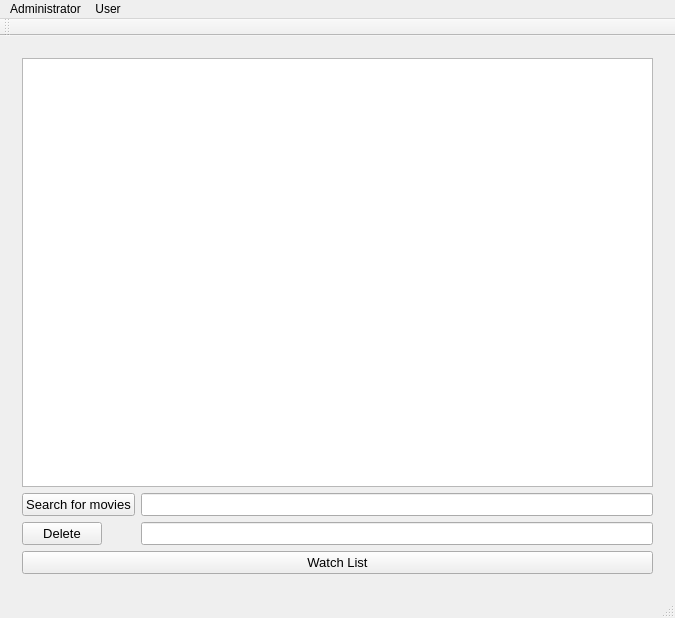
<?xml version="1.0" encoding="UTF-8"?>
<ui version="4.0">
 <class>a8Class</class>
 <widget class="QMainWindow" name="a8Class">
  <property name="geometry">
   <rect>
    <x>0</x>
    <y>0</y>
    <width>675</width>
    <height>618</height>
   </rect>
  </property>
  <property name="windowTitle">
   <string>a8</string>
  </property>
  <widget class="QWidget" name="centralWidget">
   <layout class="QHBoxLayout" name="horizontalLayout_3">
    <item>
     <widget class="QStackedWidget" name="stackedWidget">
      <property name="currentIndex">
       <number>1</number>
      </property>
      <widget class="QWidget" name="adminPage">
       <layout class="QVBoxLayout" name="verticalLayout_2">
        <item>
         <widget class="QListWidget" name="moviesListWidget">
          <property name="font">
           <font>
            <pointsize>11</pointsize>
           </font>
          </property>
         </widget>
        </item>
        <item>
         <layout class="QFormLayout" name="formLayout">
          <item row="0" column="0">
           <widget class="QLabel" name="label_1">
            <property name="font">
             <font>
              <pointsize>10</pointsize>
             </font>
            </property>
            <property name="text">
             <string>Title</string>
            </property>
           </widget>
          </item>
          <item row="0" column="1">
           <widget class="QLineEdit" name="titleLineEdit">
            <property name="font">
             <font>
              <pointsize>10</pointsize>
             </font>
            </property>
           </widget>
          </item>
          <item row="1" column="0">
           <widget class="QLabel" name="label_2">
            <property name="font">
             <font>
              <pointsize>10</pointsize>
             </font>
            </property>
            <property name="text">
             <string>Genre</string>
            </property>
           </widget>
          </item>
          <item row="1" column="1">
           <widget class="QLineEdit" name="genreLineEdit">
            <property name="font">
             <font>
              <pointsize>10</pointsize>
             </font>
            </property>
           </widget>
          </item>
          <item row="2" column="0">
           <widget class="QLabel" name="label_3">
            <property name="font">
             <font>
              <pointsize>10</pointsize>
             </font>
            </property>
            <property name="text">
             <string>Year of release</string>
            </property>
           </widget>
          </item>
          <item row="2" column="1">
           <widget class="QLineEdit" name="yearLineEdit">
            <property name="font">
             <font>
              <pointsize>10</pointsize>
             </font>
            </property>
           </widget>
          </item>
          <item row="3" column="0">
           <widget class="QLabel" name="label_4">
            <property name="font">
             <font>
              <pointsize>10</pointsize>
             </font>
            </property>
            <property name="text">
             <string>Likes</string>
            </property>
           </widget>
          </item>
          <item row="3" column="1">
           <widget class="QLineEdit" name="likesLineEdit">
            <property name="font">
             <font>
              <pointsize>10</pointsize>
             </font>
            </property>
           </widget>
          </item>
          <item row="4" column="0">
           <widget class="QLabel" name="label_5">
            <property name="font">
             <font>
              <pointsize>10</pointsize>
             </font>
            </property>
            <property name="text">
             <string>Trailer</string>
            </property>
           </widget>
          </item>
          <item row="4" column="1">
           <widget class="QLineEdit" name="trailerLineEdit">
            <property name="font">
             <font>
              <pointsize>10</pointsize>
             </font>
            </property>
           </widget>
          </item>
         </layout>
        </item>
        <item>
         <layout class="QHBoxLayout" name="horizontalLayout">
          <item>
           <widget class="QPushButton" name="addButton">
            <property name="font">
             <font>
              <pointsize>10</pointsize>
             </font>
            </property>
            <property name="text">
             <string>Add</string>
            </property>
           </widget>
          </item>
          <item>
           <widget class="QPushButton" name="updateButton">
            <property name="font">
             <font>
              <pointsize>10</pointsize>
             </font>
            </property>
            <property name="text">
             <string>Update</string>
            </property>
           </widget>
          </item>
          <item>
           <widget class="QPushButton" name="deleteButton">
            <property name="font">
             <font>
              <pointsize>10</pointsize>
             </font>
            </property>
            <property name="text">
             <string>Delete</string>
            </property>
           </widget>
          </item>
          <item>
           <widget class="QPushButton" name="clearButton">
            <property name="font">
             <font>
              <pointsize>10</pointsize>
             </font>
            </property>
            <property name="text">
             <string>Clear</string>
            </property>
           </widget>
          </item>
         </layout>
        </item>
       </layout>
      </widget>
      <widget class="QWidget" name="userPage">
       <layout class="QVBoxLayout" name="verticalLayout">
        <item>
         <widget class="QListWidget" name="watchListWidget">
          <property name="font">
           <font>
            <pointsize>11</pointsize>
           </font>
          </property>
         </widget>
        </item>
        <item>
         <layout class="QFormLayout" name="formLayout_2">
          <item row="0" column="0">
           <widget class="QPushButton" name="searchPushButton">
            <property name="font">
             <font>
              <pointsize>10</pointsize>
             </font>
            </property>
            <property name="text">
             <string>Search for movies</string>
            </property>
           </widget>
          </item>
          <item row="0" column="1">
           <widget class="QLineEdit" name="searchLineEdit">
            <property name="font">
             <font>
              <pointsize>10</pointsize>
             </font>
            </property>
           </widget>
          </item>
          <item row="1" column="0">
           <widget class="QPushButton" name="deleteWatchListPushButton">
            <property name="font">
             <font>
              <pointsize>10</pointsize>
             </font>
            </property>
            <property name="text">
             <string>Delete</string>
            </property>
           </widget>
          </item>
          <item row="1" column="1">
           <widget class="QLineEdit" name="deleteWatchListLineEdit">
            <property name="font">
             <font>
              <pointsize>10</pointsize>
             </font>
            </property>
           </widget>
          </item>
         </layout>
        </item>
        <item>
         <widget class="QPushButton" name="showWatchListPushButton">
          <property name="font">
           <font>
            <pointsize>10</pointsize>
           </font>
          </property>
          <property name="text">
           <string>Watch List</string>
          </property>
         </widget>
        </item>
        <item>
         <layout class="QHBoxLayout" name="horizontalLayout_2"/>
        </item>
       </layout>
      </widget>
     </widget>
    </item>
   </layout>
  </widget>
  <widget class="QToolBar" name="mainToolBar">
   <attribute name="toolBarArea">
    <enum>TopToolBarArea</enum>
   </attribute>
   <attribute name="toolBarBreak">
    <bool>false</bool>
   </attribute>
  </widget>
  <widget class="QStatusBar" name="statusBar"/>
  <widget class="QMenuBar" name="menuBar">
   <property name="geometry">
    <rect>
     <x>0</x>
     <y>0</y>
     <width>675</width>
     <height>22</height>
    </rect>
   </property>
   <widget class="QMenu" name="menuAdministrator">
    <property name="title">
     <string>Administrator</string>
    </property>
    <addaction name="separator"/>
    <addaction name="actionAdminMode"/>
   </widget>
   <widget class="QMenu" name="menuUser">
    <property name="title">
     <string>User</string>
    </property>
    <addaction name="actionUserMode"/>
    <addaction name="separator"/>
   </widget>
   <addaction name="menuAdministrator"/>
   <addaction name="menuUser"/>
  </widget>
  <action name="actionAdminMode">
   <property name="text">
    <string>AdministratorMode</string>
   </property>
   <property name="menuRole">
    <enum>QAction::NoRole</enum>
   </property>
  </action>
  <action name="actionUserMode">
   <property name="text">
    <string>UserMode</string>
   </property>
   <property name="menuRole">
    <enum>QAction::NoRole</enum>
   </property>
  </action>
 </widget>
 <layoutdefault spacing="6" margin="11"/>
 <resources>
  <include location="a8.qrc"/>
 </resources>
 <connections/>
</ui>
